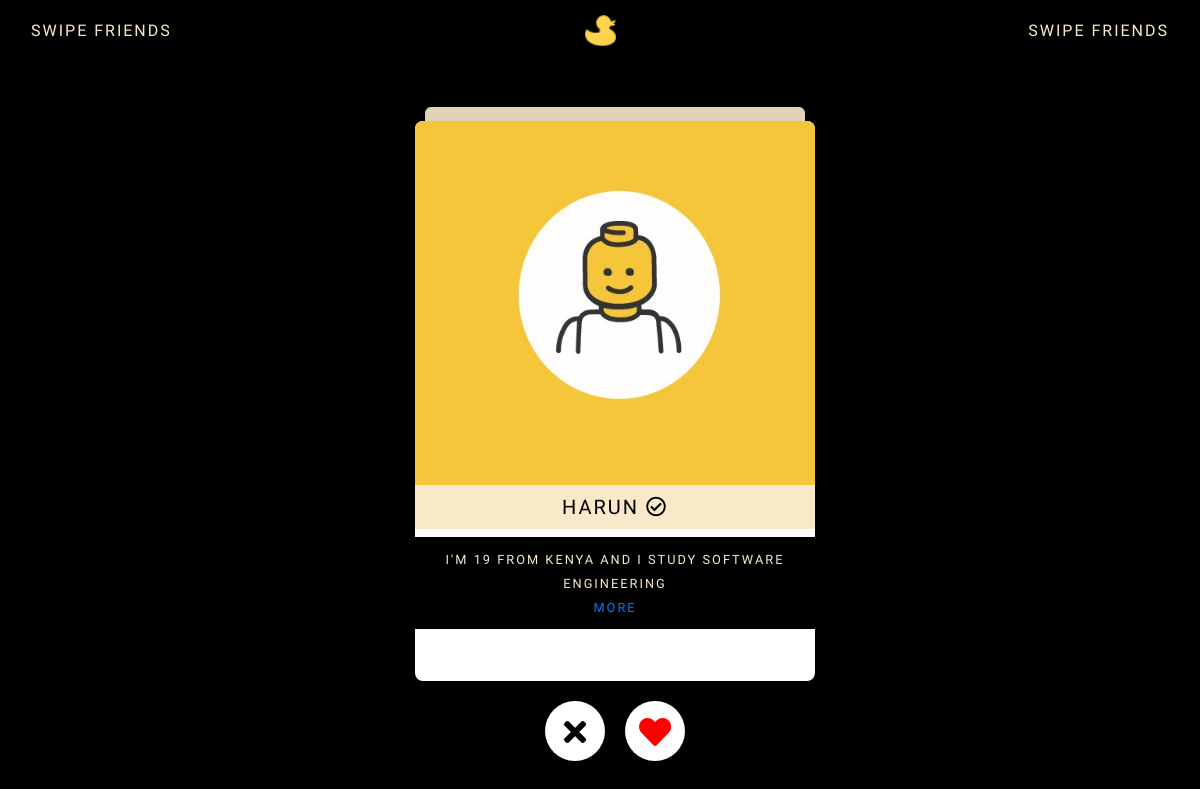
/swipe, run on the app's committed database.
### bambiv3/models.py (models this page shows, shortened)
class User(db.Model, UserMixin):
	id = db.Column(db.Integer, primary_key=True)
	username = db.Column(db.String(20), unique=True, nullable=False)
	email = db.Column(db.String(120), unique=True, nullable=False)
	image_file = db.Column(db.String(20), nullable=False, default='default.jpg')
	password = db.Column(db.String(60), nullable=False)
	last_seen = db.Column(db.DateTime, default=datetime.utcnow)
	department = db.Column(db.String(20), nullable=False)
	student_number = db.Column(db.Integer(), unique=True, nullable=False)
	age = db.Column(db.Integer(), nullable=False)
	country = db.Column(db.String(20), nullable=False)
	hobby = db.Column(db.String(20), nullable=False)
	bio = db.Column(db.String(120), nullable=True)
	private = db.Column(db.Boolean, default=False, nullable=False)
	posts = db.relationship('Post', backref='author', lazy=True)
	products = db.relationship('Product', backref='author', lazy=True)
	followed = db.relationship(
		'User', secondary=followers,
		primaryjoin=(followers.c.follower_id == id),
		secondaryjoin=(followers.c.followed_id == id),
		backref=db.backref('followers', lazy='dynamic'), lazy='dynamic')
	messages_sent = db.relationship('Message',
									foreign_keys='Message.sender_id',
									backref='author', lazy='dynamic')
	messages_received = db.relationship('Message',
										foreign_keys='Message.recipient_id',
										backref='recipient', lazy='dynamic')
	last_message_read_time = db.Column(db.DateTime)

### bambiv3/routes.py (the view)
@app.route('/swipe')
def swipe():
	users = User.query.all()
	return render_template('swipe.html', users=users)

### bambiv3/routes.py (called while the page is built)
@app.before_request
def before_request():
	if current_user.is_authenticated:
		current_user.last_seen = datetime.utcnow()
		db.session.commit()

### bambiv3/templates/swipe.html (shortened to what this page needs)
<!DOCTYPE html>
<html lang="en" >
<head>
    <link rel="stylesheet" href="https://cdnjs.cloudflare.com/ajax/libs/normalize/5.0.0/normalize.min.css">
    <link rel="stylesheet" href="https://stackpath.bootstrapcdn.com/bootstrap/4.1.3/css/bootstrap.min.css">
  <link rel='stylesheet' href='https://maxcdn.bootstrapcdn.com/font-awesome/4.7.0/css/font-awesome.min.css'>
  <link rel="stylesheet" href="https://use.fontawesome.com/releases/v5.4.2/css/all.css">
</head>
<body>
<div class="container-fluid">
  <nav class="navbar navbar-expand-md navbar-dark ">
    <div class="navbar-collapse collapse w-100 order-1 order-md-0 dual-collapse2 d-none d-lg-block">
        <ul class="navbar-nav mr-auto">
            <li>
              <span class="logo" title="Here you can Swipe New Friends who share things in common with you">SWIPE FRIENDS</span>
            </li>
        </ul>
    </div>
    <div class="mx-auto order-0">
      <a class="navbar-brand mx-auto" href="{{ url_for('home') }}">
        <img src="{{ url_for('static', filename='profile_pics/' + 'logo.png') }}" width="35" height="35" class="d-inline-block align-top" alt="">
      </a>
    </div>
    <div class="navbar-collapse collapse w-100 order-3 dual-collapse2 settings d-none d-lg-block">
        <ul class="navbar-nav ml-auto">
            <li class="nav-item">
                <span class="logo" title="Here you can Swipe New Friends who share things in common with you">SWIPE FRIENDS</span>
            </li>
        </ul>
    </div>
</nav>
<div class="tinder">
  <div class="tinder--cards">
    {% for user in users if user != current_user %}
    <div class="tinder--card">
      <img src="{{ url_for('static', filename='profile_pics/' + user.image_file) }}" style="width: 100%" height="70%">
      <h5>{{user.username}} <i class="far fa-check-circle"></i></h5>
      <div class="info">
      <small>I'm {{user.age}} from {{user.country}} and I study {{user.department}}</small> <br>
      <small title="View {{user.username}}'s Profile and Posts"><a href="{{url_for('user_posts', username=user.username)}}" target="_blank">MORE</a></small>
      </div>
    </div>
    {% endfor %}
    <div class="tinder--card">
      <h5></h5>
      <div class="info">
      <small>Thats enough friends for today {{current_user.username}}. Why don't you tell your friends to sign up for Bambi instead!.</small>
    </div>
    </div>
  </div>
  <div class="tinder--buttons">
    <button id="nope"><i class="fa fa-remove"></i></button>
    <button id="love"><i class="fa fa-heart"></i></button>
  </div>
</div>
</div>
</body>
</html>

### bambiv3/templates/swipe.html (style rules this page uses)
*, *:before, *:after { box-sizing: border-box; padding: 0; margin: 0; }
body { background: #000; overflow: hidden; }
.tinder { width: 100vw; height: 90vh; overflow: hidden; display: flex; flex-direction: column; position: relative; opacity: 0; transition: opacity 0.1s ease-in-out; }
.loaded.tinder { opacity: 1; }
.tinder--cards { flex-grow: 1; padding-top: 40px; text-align: center; display: flex; justify-content: center; align-items: flex-end; z-index: 1; }
.tinder--card { display: inline-block; width: 90vw; max-width: 400px; height: 70vh; background: #FFFFFF; padding-bottom: 40px; border-radius: 8px; overflow: hidden; position: absolute; will-change: transform; transition: all 0.3s ease-in-out; cursor: -webkit-grab; cursor: grab; }
.tinder--card img { max-width: 100%; pointer-events: none; }
.tinder--buttons { flex: 0 0 100px; text-align: center; padding-top: 20px; }
.tinder--buttons button { border-radius: 50%; line-height: 60px; width: 60px; border: 0; background: #FFFFFF; display: inline-block; margin: 0 8px; }
.tinder--buttons i { font-size: 32px; vertical-align: middle; }
.fa-heart { color: red; }
.fa-remove { color: #000; }
* { font-family: 'Comfortaa', cursive; }
.info { padding:10px; text-align:center; text-transform: uppercase; letter-spacing: 2px; color: #F9E9C8; background: #000; }
h5 { background: #F9E9C8; color:#000; padding:10px; text-align:center; text-transform: uppercase; letter-spacing: 2px; }
.logo { color:#F9E9C8; letter-spacing:2px; }

### data on the page
User: image_file (placeholder picture), username "HARUN", age "19", country "KENYA", department "SOFTWARE ENGINEERING"
